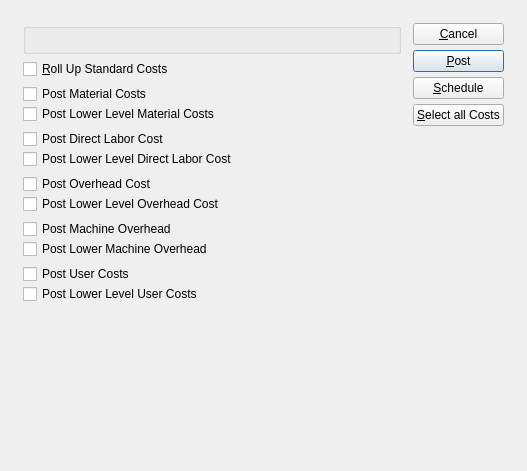
<ui version="4.0" >
 <comment>This file is part of the xTuple ERP: PostBooks Edition, a free and
open source Enterprise Resource Planning software suite,
Copyright (c) 1999-2010 by OpenMFG LLC, d/b/a xTuple.
It is licensed to you under the Common Public Attribution License
version 1.0, the full text of which (including xTuple-specific Exhibits)
is available at www.xtuple.com/CPAL.  By using this software, you agree
to be bound by its terms.</comment>
 <class>postCostsByClassCode</class>
 <widget class="QDialog" name="postCostsByClassCode" >
  <property name="geometry" >
   <rect>
    <x>0</x>
    <y>0</y>
    <width>527</width>
    <height>471</height>
   </rect>
  </property>
  <property name="windowTitle" >
   <string>Post Actual Costs by Class Code</string>
  </property>
  <layout class="QGridLayout" name="gridLayout_2" >
   <item row="0" column="0" >
    <layout class="QGridLayout" name="gridLayout" >
     <property name="margin" >
      <number>12</number>
     </property>
     <property name="spacing" >
      <number>12</number>
     </property>
     <item row="0" column="0" >
      <layout class="QVBoxLayout" >
       <property name="spacing" >
        <number>0</number>
       </property>
       <item>
        <layout class="QVBoxLayout" >
         <property name="spacing" >
          <number>5</number>
         </property>
         <item>
          <widget class="ParameterGroup" name="_classCode" >
           <property name="title" >
            <string/>
           </property>
           <property name="fixedSize" >
            <bool>false</bool>
           </property>
          </widget>
         </item>
         <item>
          <layout class="QHBoxLayout" >
           <property name="spacing" >
            <number>0</number>
           </property>
           <item>
            <widget class="QCheckBox" name="_rollUp" >
             <property name="text" >
              <string>&amp;Roll Up Standard Costs</string>
             </property>
            </widget>
           </item>
           <item>
            <spacer>
             <property name="orientation" >
              <enum>Qt::Horizontal</enum>
             </property>
             <property name="sizeType" >
              <enum>QSizePolicy::Expanding</enum>
             </property>
             <property name="sizeHint" stdset="0" >
              <size>
               <width>20</width>
               <height>20</height>
              </size>
             </property>
            </spacer>
           </item>
          </layout>
         </item>
         <item>
          <layout class="QVBoxLayout" >
           <property name="spacing" >
            <number>0</number>
           </property>
           <item>
            <layout class="QHBoxLayout" >
             <property name="spacing" >
              <number>0</number>
             </property>
             <item>
              <widget class="QCheckBox" name="_material" >
               <property name="text" >
                <string>Post Material Costs</string>
               </property>
              </widget>
             </item>
             <item>
              <spacer>
               <property name="orientation" >
                <enum>Qt::Horizontal</enum>
               </property>
               <property name="sizeType" >
                <enum>QSizePolicy::Expanding</enum>
               </property>
               <property name="sizeHint" stdset="0" >
                <size>
                 <width>20</width>
                 <height>20</height>
                </size>
               </property>
              </spacer>
             </item>
            </layout>
           </item>
           <item>
            <layout class="QHBoxLayout" >
             <property name="spacing" >
              <number>0</number>
             </property>
             <item>
              <widget class="QCheckBox" name="_lowerMaterial" >
               <property name="text" >
                <string>Post Lower Level Material Costs</string>
               </property>
              </widget>
             </item>
             <item>
              <spacer>
               <property name="orientation" >
                <enum>Qt::Horizontal</enum>
               </property>
               <property name="sizeType" >
                <enum>QSizePolicy::Expanding</enum>
               </property>
               <property name="sizeHint" stdset="0" >
                <size>
                 <width>20</width>
                 <height>20</height>
                </size>
               </property>
              </spacer>
             </item>
            </layout>
           </item>
          </layout>
         </item>
         <item>
          <layout class="QVBoxLayout" >
           <property name="spacing" >
            <number>0</number>
           </property>
           <item>
            <layout class="QHBoxLayout" >
             <property name="spacing" >
              <number>0</number>
             </property>
             <item>
              <widget class="QCheckBox" name="_directLabor" >
               <property name="text" >
                <string>Post Direct Labor Cost</string>
               </property>
              </widget>
             </item>
             <item>
              <spacer>
               <property name="orientation" >
                <enum>Qt::Horizontal</enum>
               </property>
               <property name="sizeType" >
                <enum>QSizePolicy::Expanding</enum>
               </property>
               <property name="sizeHint" stdset="0" >
                <size>
                 <width>20</width>
                 <height>0</height>
                </size>
               </property>
              </spacer>
             </item>
            </layout>
           </item>
           <item>
            <layout class="QHBoxLayout" >
             <property name="spacing" >
              <number>0</number>
             </property>
             <item>
              <widget class="QCheckBox" name="_lowerDirectLabor" >
               <property name="text" >
                <string>Post Lower Level Direct Labor Cost</string>
               </property>
              </widget>
             </item>
             <item>
              <spacer>
               <property name="orientation" >
                <enum>Qt::Horizontal</enum>
               </property>
               <property name="sizeType" >
                <enum>QSizePolicy::Expanding</enum>
               </property>
               <property name="sizeHint" stdset="0" >
                <size>
                 <width>20</width>
                 <height>0</height>
                </size>
               </property>
              </spacer>
             </item>
            </layout>
           </item>
          </layout>
         </item>
         <item>
          <layout class="QVBoxLayout" >
           <property name="spacing" >
            <number>0</number>
           </property>
           <item>
            <layout class="QHBoxLayout" >
             <property name="spacing" >
              <number>0</number>
             </property>
             <item>
              <widget class="QCheckBox" name="_overhead" >
               <property name="text" >
                <string>Post Overhead Cost</string>
               </property>
              </widget>
             </item>
             <item>
              <spacer>
               <property name="orientation" >
                <enum>Qt::Horizontal</enum>
               </property>
               <property name="sizeType" >
                <enum>QSizePolicy::Expanding</enum>
               </property>
               <property name="sizeHint" stdset="0" >
                <size>
                 <width>20</width>
                 <height>0</height>
                </size>
               </property>
              </spacer>
             </item>
            </layout>
           </item>
           <item>
            <layout class="QHBoxLayout" >
             <property name="spacing" >
              <number>0</number>
             </property>
             <item>
              <widget class="QCheckBox" name="_lowerOverhead" >
               <property name="text" >
                <string>Post Lower Level Overhead Cost</string>
               </property>
              </widget>
             </item>
             <item>
              <spacer>
               <property name="orientation" >
                <enum>Qt::Horizontal</enum>
               </property>
               <property name="sizeType" >
                <enum>QSizePolicy::Expanding</enum>
               </property>
               <property name="sizeHint" stdset="0" >
                <size>
                 <width>20</width>
                 <height>0</height>
                </size>
               </property>
              </spacer>
             </item>
            </layout>
           </item>
          </layout>
         </item>
         <item>
          <layout class="QVBoxLayout" >
           <property name="spacing" >
            <number>0</number>
           </property>
           <item>
            <layout class="QHBoxLayout" >
             <property name="spacing" >
              <number>0</number>
             </property>
             <item>
              <widget class="QCheckBox" name="_machOverhead" >
               <property name="text" >
                <string>Post Machine Overhead</string>
               </property>
              </widget>
             </item>
             <item>
              <spacer>
               <property name="orientation" >
                <enum>Qt::Horizontal</enum>
               </property>
               <property name="sizeType" >
                <enum>QSizePolicy::Expanding</enum>
               </property>
               <property name="sizeHint" stdset="0" >
                <size>
                 <width>20</width>
                 <height>0</height>
                </size>
               </property>
              </spacer>
             </item>
            </layout>
           </item>
           <item>
            <layout class="QHBoxLayout" >
             <property name="spacing" >
              <number>0</number>
             </property>
             <item>
              <widget class="QCheckBox" name="_lowerMachOverhead" >
               <property name="text" >
                <string>Post Lower Machine Overhead</string>
               </property>
              </widget>
             </item>
             <item>
              <spacer>
               <property name="orientation" >
                <enum>Qt::Horizontal</enum>
               </property>
               <property name="sizeType" >
                <enum>QSizePolicy::Expanding</enum>
               </property>
               <property name="sizeHint" stdset="0" >
                <size>
                 <width>20</width>
                 <height>0</height>
                </size>
               </property>
              </spacer>
             </item>
            </layout>
           </item>
          </layout>
         </item>
         <item>
          <layout class="QVBoxLayout" >
           <property name="spacing" >
            <number>0</number>
           </property>
           <item>
            <layout class="QHBoxLayout" >
             <property name="spacing" >
              <number>0</number>
             </property>
             <item>
              <widget class="QCheckBox" name="_user" >
               <property name="text" >
                <string>Post User Costs</string>
               </property>
              </widget>
             </item>
             <item>
              <spacer>
               <property name="orientation" >
                <enum>Qt::Horizontal</enum>
               </property>
               <property name="sizeType" >
                <enum>QSizePolicy::Expanding</enum>
               </property>
               <property name="sizeHint" stdset="0" >
                <size>
                 <width>20</width>
                 <height>20</height>
                </size>
               </property>
              </spacer>
             </item>
            </layout>
           </item>
           <item>
            <layout class="QHBoxLayout" >
             <property name="spacing" >
              <number>0</number>
             </property>
             <item>
              <widget class="QCheckBox" name="_lowerUser" >
               <property name="text" >
                <string>Post Lower Level User Costs</string>
               </property>
              </widget>
             </item>
             <item>
              <spacer>
               <property name="orientation" >
                <enum>Qt::Horizontal</enum>
               </property>
               <property name="sizeType" >
                <enum>QSizePolicy::Expanding</enum>
               </property>
               <property name="sizeHint" stdset="0" >
                <size>
                 <width>20</width>
                 <height>20</height>
                </size>
               </property>
              </spacer>
             </item>
            </layout>
           </item>
          </layout>
         </item>
        </layout>
       </item>
       <item>
        <spacer>
         <property name="orientation" >
          <enum>Qt::Vertical</enum>
         </property>
         <property name="sizeType" >
          <enum>QSizePolicy::Expanding</enum>
         </property>
         <property name="sizeHint" stdset="0" >
          <size>
           <width>20</width>
           <height>16</height>
          </size>
         </property>
        </spacer>
       </item>
      </layout>
     </item>
     <item row="0" column="1" >
      <layout class="QVBoxLayout" >
       <property name="spacing" >
        <number>0</number>
       </property>
       <item>
        <layout class="QVBoxLayout" >
         <property name="spacing" >
          <number>5</number>
         </property>
         <item>
          <widget class="QPushButton" name="_close" >
           <property name="text" >
            <string>&amp;Cancel</string>
           </property>
          </widget>
         </item>
         <item>
          <widget class="QPushButton" name="_post" >
           <property name="text" >
            <string>&amp;Post</string>
           </property>
           <property name="autoDefault" >
            <bool>true</bool>
           </property>
           <property name="default" >
            <bool>true</bool>
           </property>
          </widget>
         </item>
         <item>
          <widget class="QPushButton" name="_submit" >
           <property name="text" >
            <string>&amp;Schedule</string>
           </property>
          </widget>
         </item>
         <item>
          <widget class="QPushButton" name="_selectAll" >
           <property name="enabled" >
            <bool>true</bool>
           </property>
           <property name="text" >
            <string>&amp;Select all Costs</string>
           </property>
          </widget>
         </item>
        </layout>
       </item>
       <item>
        <spacer>
         <property name="orientation" >
          <enum>Qt::Vertical</enum>
         </property>
         <property name="sizeType" >
          <enum>QSizePolicy::Expanding</enum>
         </property>
         <property name="sizeHint" stdset="0" >
          <size>
           <width>20</width>
           <height>70</height>
          </size>
         </property>
        </spacer>
       </item>
      </layout>
     </item>
    </layout>
   </item>
  </layout>
 </widget>
 <layoutdefault spacing="6" margin="11" />
 <pixmapfunction>qPixmapFromMimeSource</pixmapfunction>
 <customwidgets>
  <customwidget>
   <class>ParameterGroup</class>
   <extends>QGroupBox</extends>
   <header>parametergroup.h</header>
  </customwidget>
 </customwidgets>
 <tabstops>
  <tabstop>_rollUp</tabstop>
  <tabstop>_material</tabstop>
  <tabstop>_lowerMaterial</tabstop>
  <tabstop>_directLabor</tabstop>
  <tabstop>_lowerDirectLabor</tabstop>
  <tabstop>_overhead</tabstop>
  <tabstop>_lowerOverhead</tabstop>
  <tabstop>_machOverhead</tabstop>
  <tabstop>_lowerMachOverhead</tabstop>
  <tabstop>_user</tabstop>
  <tabstop>_lowerUser</tabstop>
  <tabstop>_post</tabstop>
  <tabstop>_submit</tabstop>
  <tabstop>_selectAll</tabstop>
  <tabstop>_close</tabstop>
 </tabstops>
 <resources/>
 <connections>
  <connection>
   <sender>_close</sender>
   <signal>clicked()</signal>
   <receiver>postCostsByClassCode</receiver>
   <slot>reject()</slot>
   <hints>
    <hint type="sourcelabel" >
     <x>20</x>
     <y>20</y>
    </hint>
    <hint type="destinationlabel" >
     <x>20</x>
     <y>20</y>
    </hint>
   </hints>
  </connection>
 </connections>
</ui>
